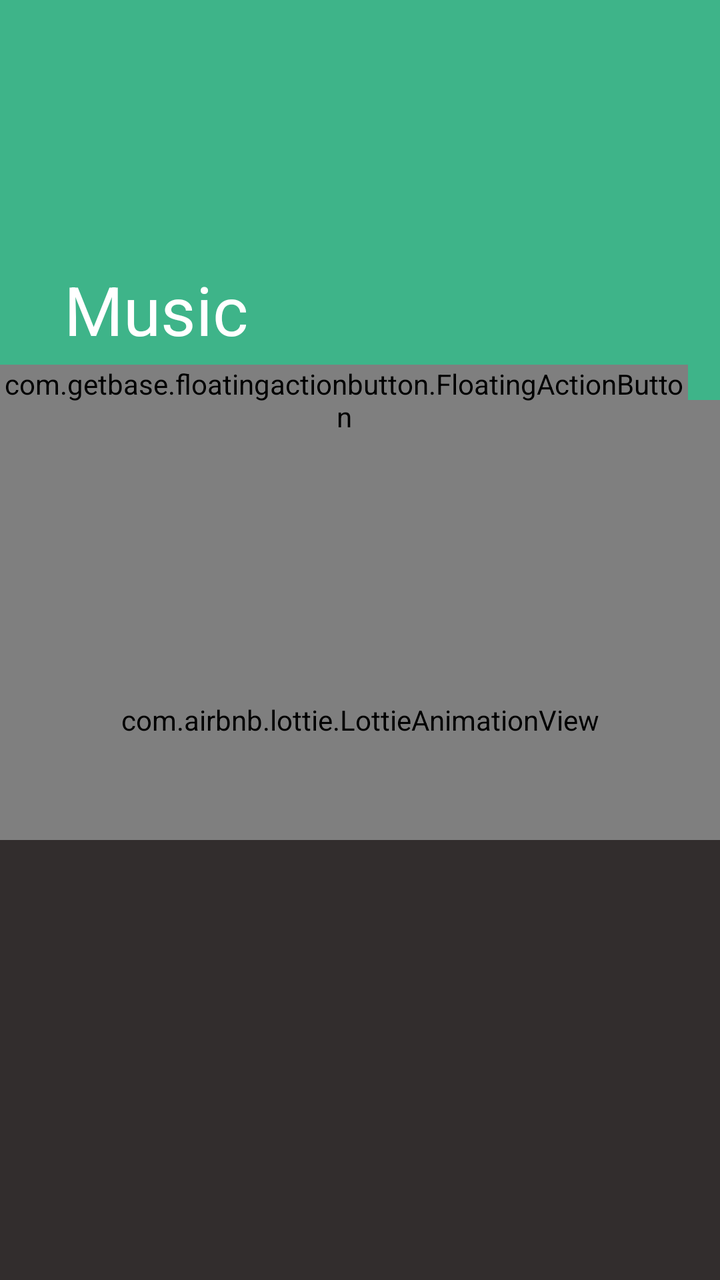
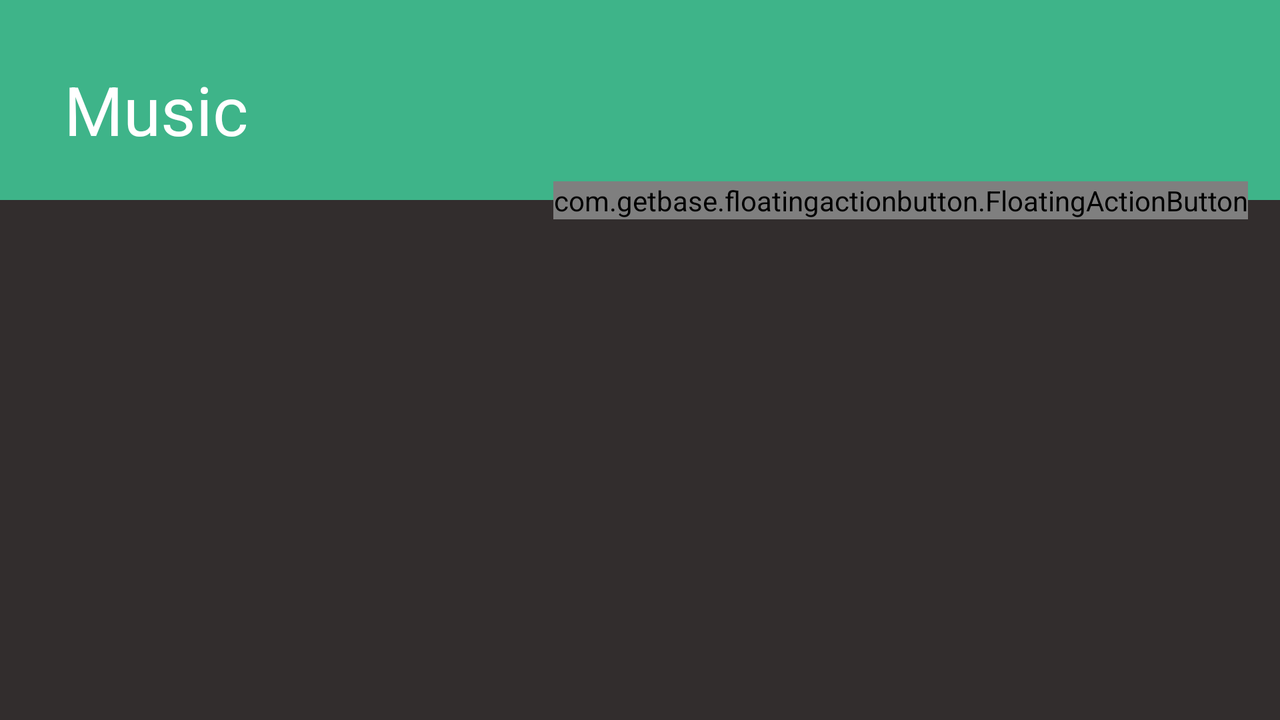

First picture: res/layout/ on a phone held upright. Second picture: the repository's own variant of that layout, on a device whose configuration matches the variant's folder. Source for both follows.
<!-- AndroidManifest.xml: application theme Theme.MyApp -->
<!-- res/layout/fragment_songs.xml -->
<?xml version="1.0" encoding="utf-8"?>
<androidx.coordinatorlayout.widget.CoordinatorLayout xmlns:android="http://schemas.android.com/apk/res/android"
    xmlns:tools="http://schemas.android.com/tools"
    android:layout_width="match_parent"
    android:layout_height="match_parent"
    android:id="@+id/songFragmentRootLay1"
    xmlns:app="http://schemas.android.com/apk/res-auto"
    android:background="#322D2D"
    tools:context=".fragmentsNavigation.OfflineMusicFragment"
    android:fitsSystemWindows="true"
    android:orientation="vertical">

    <androidx.coordinatorlayout.widget.CoordinatorLayout
        android:layout_width="match_parent"
        android:layout_height="match_parent"
        android:id="@+id/songFragmentRootLay"
        xmlns:app="http://schemas.android.com/apk/res-auto"
        android:background="#322D2D"
        tools:context=".fragmentsNavigation.OfflineMusicFragment"
        android:fitsSystemWindows="true"
        android:orientation="vertical">
        <com.google.android.material.appbar.AppBarLayout
            android:id="@+id/Appbar"
            android:layout_width="match_parent"
            android:layout_height="wrap_content"
            android:fitsSystemWindows="true"
            android:background="@color/Dark_Red"
            android:theme="@style/ThemeOverlay.AppCompat.Dark.ActionBar"
            app:layout_constraintLeft_toLeftOf="parent"
            app:layout_constraintRight_toRightOf="parent"
            app:layout_constraintTop_toTopOf="parent"
            app:layout_constraintBottom_toTopOf="@id/songsRecyclerView"
            >
            <com.google.android.material.appbar.CollapsingToolbarLayout
                android:id="@+id/collapsingToolBar"
                android:layout_width="match_parent"
                android:layout_height="200dp"
                android:background="@color/Mint_green"
                android:fitsSystemWindows="true"
                app:contentScrim="#6A1B9A"
                app:layout_scrollFlags="scroll|snap|exitUntilCollapsed"
                >
                
                <LinearLayout
                    android:id="@+id/toolbarImagesConstraintlay"
                    android:layout_width="match_parent"
                    android:layout_height="200dp"
                    app:layout_collapseMode="parallax"
                    android:fitsSystemWindows="true"
                    android:orientation="vertical"


                    >
                    <LinearLayout
                        android:id="@+id/linear1"
                        android:layout_width="match_parent"
                        android:layout_height="wrap_content"
                        android:orientation="horizontal"
                        android:layout_weight="1"
                        app:layout_constraintLeft_toLeftOf="parent"
                        app:layout_constraintTop_toTopOf="parent">

                        <ImageView
                            android:id="@+id/songImageOnToolbar1"
                            android:layout_width="0dp"
                            android:layout_height="match_parent"
                            android:scaleType="centerCrop"
                            android:layout_gravity="center|end"
                            android:layout_weight="1"
                            android:fitsSystemWindows="true"
                            app:layout_collapseMode="parallax"
                            />
                        <ImageView
                            android:id="@+id/songImageOnToolbar2"
                            android:layout_width="0dp"
                            android:layout_height="match_parent"
                            android:layout_weight="1"
                            android:scaleType="centerCrop"
                            android:layout_gravity="center|end"

                            android:fitsSystemWindows="true"
                            app:layout_collapseMode="parallax"/>
                    </LinearLayout>
                    <LinearLayout
                        android:id="@+id/linear2"
                        android:layout_width="match_parent"
                        android:layout_height="wrap_content"
                        android:layout_weight="1"
                        android:orientation="horizontal"
                        app:layout_constraintLeft_toLeftOf="parent"
                        app:layout_constraintTop_toBottomOf="@id/linear1">

                        <ImageView
                            android:id="@+id/songImageOnToolbar3"
                            android:layout_width="0dp"
                            android:layout_height="match_parent"
                            android:scaleType="centerCrop"
                            android:layout_gravity="center|end"

                            android:layout_weight="1"

                            android:fitsSystemWindows="true"
                            app:layout_collapseMode="parallax"
                            />
                        <ImageView
                            android:id="@+id/songImageOnToolbar4"
                            android:layout_width="0dp"
                            android:layout_height="match_parent"
                            android:layout_weight="1"
                            android:layout_gravity="center|end"
                            android:scaleType="centerCrop"
                            android:fitsSystemWindows="true"
                            app:layout_collapseMode="parallax"/>
                    </LinearLayout>

                </LinearLayout>




                <androidx.appcompat.widget.Toolbar
                    android:id="@+id/toolbarSongsFragment"
                    android:background="@android:color/transparent"
                    android:layout_width="match_parent"
                    android:layout_height="50dp"
                    app:title="Music"
                    app:popupTheme="@style/Theme.AppCompat.Light"
                    app:layout_collapseMode="pin"
                    />
            </com.google.android.material.appbar.CollapsingToolbarLayout>
        </com.google.android.material.appbar.AppBarLayout>

        <LinearLayout
            android:layout_width="match_parent"
            android:layout_height="wrap_content"
            android:orientation="vertical"
            app:layout_behavior="com.google.android.material.appbar.AppBarLayout$ScrollingViewBehavior">

            <androidx.recyclerview.widget.RecyclerView
                android:id="@+id/songsRecyclerView"
                android:layout_width="match_parent"
                android:layout_height="wrap_content"
                android:layout_weight="1"
                app:layout_behavior="com.google.android.material.appbar.AppBarLayout$ScrollingViewBehavior"
                android:clipToPadding="false"/>
            <com.airbnb.lottie.LottieAnimationView
                android:id="@+id/lottie_songs_fragment"
                android:layout_width="match_parent"
                android:layout_height="220dp"
                app:lottie_autoPlay="true"
                android:paddingTop="100dp"
                android:layout_gravity="center"
                app:lottie_loop="true"
                app:lottie_rawRes="@raw/meditate_wait"
                />
            <View
                android:id="@+id/lastView"
                android:layout_width="match_parent"
                android:layout_height="220dp"
                android:background="#322D2D"
                android:layout_weight="1"
                />

        </LinearLayout>




        <com.getbase.floatingactionbutton.FloatingActionButton
            android:id="@+id/fab"
            android:layout_width="wrap_content"
            android:layout_height="wrap_content"
            android:layout_marginTop="-60dp"
            android:layout_marginRight="16dp"
            app:fab_colorNormal="#D34A20"
            app:fab_colorPressed="#558B2F"
            app:fab_icon="@drawable/play_notification"
            app:layout_behavior="com.google.android.material.behavior.HideBottomViewOnScrollBehavior"
            app:layout_anchor="@id/Appbar"
            app:layout_anchorGravity="bottom|right|end" />



    </androidx.coordinatorlayout.widget.CoordinatorLayout>
</androidx.coordinatorlayout.widget.CoordinatorLayout>
<!-- resources referenced by this layout -->
<resources>
  <color name="Dark_Red">#731111</color>
  <color name="Mint_green">#3EB489</color>
  <!-- drawable play_notification (drawable) -->
  <vector android:height="24dp" android:tint="#473F3F"
      android:viewportHeight="24" android:viewportWidth="24"
      android:width="24dp" xmlns:android="http://schemas.android.com/apk/res/android">
      <path android:fillColor="@android:color/white" android:pathData="M8,5v14l11,-7z"/>
  </vector>
  <!-- from res/values-v21/ -->
  <style name="Theme.MyApp" parent="Theme.MaterialComponents.DayNight.NoActionBar">
          
          <item name="colorPrimary">@color/purple_500</item>
          <item name="colorPrimaryVariant">@color/purple_700</item>
          <item name="colorOnPrimary">@color/white</item>
          
          <item name="colorSecondary">@color/teal_200</item>
          <item name="colorSecondaryVariant">@color/teal_700</item>
          <item name="colorOnSecondary">@color/black</item>
          
  
          <item name="windowNoTitle">true</item>
          <item name="windowActionBar">false</item>
  
  
  
          
      </style>
  <color name="purple_500">#FF6200EE</color>
  <color name="purple_700">#FF3700B3</color>
  <color name="white">#FFFFFFFF</color>
  <color name="teal_200">#FF03DAC5</color>
  <color name="teal_700">#FF018786</color>
  <color name="black">#FF000000</color>
</resources>
<!-- res/layout-land/fragment_songs.xml (the repository's variant of the layout above) -->
<!-- drawn on the phone turned sideways -->
<?xml version="1.0" encoding="utf-8"?>
<androidx.coordinatorlayout.widget.CoordinatorLayout xmlns:android="http://schemas.android.com/apk/res/android"
    xmlns:tools="http://schemas.android.com/tools"
    android:layout_width="match_parent"
    android:layout_height="match_parent"
    android:id="@+id/songFragmentRootLay1"
    xmlns:app="http://schemas.android.com/apk/res-auto"
    android:background="#322D2D"
    tools:context=".fragmentsNavigation.OfflineMusicFragment"
    android:fitsSystemWindows="true"
    android:orientation="vertical">

    <androidx.coordinatorlayout.widget.CoordinatorLayout
        android:layout_width="match_parent"
        android:layout_height="match_parent"
        android:id="@+id/songFragmentRootLay"
        xmlns:app="http://schemas.android.com/apk/res-auto"
        android:background="#322D2D"
        tools:context=".fragmentsNavigation.OfflineMusicFragment"
        android:fitsSystemWindows="true"
        android:orientation="vertical">
        <com.google.android.material.appbar.AppBarLayout
            android:id="@+id/Appbar"
            android:layout_width="match_parent"
            android:layout_height="wrap_content"
            android:fitsSystemWindows="true"
            android:background="@color/Dark_Red"
            android:theme="@style/ThemeOverlay.AppCompat.Dark.ActionBar"
            app:layout_constraintLeft_toLeftOf="parent"
            app:layout_constraintRight_toRightOf="parent"
            app:layout_constraintTop_toTopOf="parent"
            app:layout_constraintBottom_toTopOf="@id/songsRecyclerView"
            >
            <com.google.android.material.appbar.CollapsingToolbarLayout
                android:id="@+id/collapsingToolBar"
                android:layout_width="match_parent"
                android:layout_height="100dp"
                android:background="@color/Mint_green"
                android:fitsSystemWindows="true"
                app:contentScrim="#6A1B9A"
                app:layout_scrollFlags="scroll|snap|exitUntilCollapsed"
                >
                
                <LinearLayout
                    android:id="@+id/toolbarImagesConstraintlay"
                    android:layout_width="match_parent"
                    android:layout_height="100dp"
                    app:layout_collapseMode="parallax"
                    android:fitsSystemWindows="true"
                    android:orientation="vertical"


                    >
                    <LinearLayout
                        android:id="@+id/linear1"
                        android:layout_width="match_parent"
                        android:layout_height="wrap_content"
                        android:orientation="horizontal"
                        android:layout_weight="1"
                        app:layout_constraintLeft_toLeftOf="parent"
                        app:layout_constraintTop_toTopOf="parent">

                        <ImageView
                            android:id="@+id/songImageOnToolbar1"
                            android:layout_width="wrap_content"
                            android:layout_height="match_parent"
                            android:scaleType="centerCrop"
                            android:layout_gravity="center|end"

                            android:layout_weight="1"
                            android:fitsSystemWindows="true"
                            app:layout_collapseMode="parallax"
                            />
                        <ImageView
                            android:id="@+id/songImageOnToolbar2"
                            android:layout_width="wrap_content"
                            android:layout_height="match_parent"
                            android:layout_weight="1"
                            android:scaleType="centerCrop"
                            android:layout_gravity="center|end"

                            android:fitsSystemWindows="true"
                            app:layout_collapseMode="parallax"/>
                    </LinearLayout>
                    <LinearLayout
                        android:id="@+id/linear2"
                        android:layout_width="match_parent"
                        android:layout_height="wrap_content"
                        android:layout_weight="1"
                        android:orientation="horizontal"
                        app:layout_constraintLeft_toLeftOf="parent"
                        app:layout_constraintTop_toBottomOf="@id/linear1">

                        <ImageView
                            android:id="@+id/songImageOnToolbar3"
                            android:layout_width="wrap_content"
                            android:layout_height="match_parent"
                            android:scaleType="centerCrop"
                            android:layout_gravity="center|end"

                            android:layout_weight="1"

                            android:fitsSystemWindows="true"
                            app:layout_collapseMode="parallax"
                            />
                        <ImageView
                            android:id="@+id/songImageOnToolbar4"
                            android:layout_width="wrap_content"
                            android:layout_height="match_parent"
                            android:layout_weight="1"
                            android:layout_gravity="center|end"
                            android:scaleType="centerCrop"
                            android:fitsSystemWindows="true"
                            app:layout_collapseMode="parallax"/>
                    </LinearLayout>

                </LinearLayout>




                <androidx.appcompat.widget.Toolbar
                    android:id="@+id/toolbarSongsFragment"
                    android:background="@android:color/transparent"
                    android:layout_width="match_parent"
                    android:layout_height="50dp"
                    app:title="Music"
                    app:popupTheme="@style/Theme.AppCompat.Light"
                    app:layout_collapseMode="pin"
                    />
            </com.google.android.material.appbar.CollapsingToolbarLayout>
        </com.google.android.material.appbar.AppBarLayout>

        <LinearLayout
            android:layout_width="match_parent"
            android:layout_height="wrap_content"
            android:orientation="vertical"
            app:layout_behavior="com.google.android.material.appbar.AppBarLayout$ScrollingViewBehavior">

            <androidx.recyclerview.widget.RecyclerView
                android:id="@+id/songsRecyclerView"
                android:layout_width="match_parent"
                android:layout_height="wrap_content"
                android:layout_weight="1"
                app:layout_behavior="com.google.android.material.appbar.AppBarLayout$ScrollingViewBehavior"
                android:clipToPadding="false"/>
          
           
        </LinearLayout>




        <com.getbase.floatingactionbutton.FloatingActionButton
            android:id="@+id/fab"
            android:layout_width="wrap_content"
            android:layout_height="wrap_content"
            android:layout_marginTop="-60dp"
            android:layout_marginRight="16dp"
            app:fab_colorNormal="#D34A20"
            app:fab_colorPressed="#558B2F"
            app:fab_icon="@drawable/play_notification"
            app:layout_behavior="com.google.android.material.behavior.HideBottomViewOnScrollBehavior"
            app:layout_anchor="@id/Appbar"
            app:layout_anchorGravity="bottom|right|end" />



    </androidx.coordinatorlayout.widget.CoordinatorLayout>
</androidx.coordinatorlayout.widget.CoordinatorLayout>
